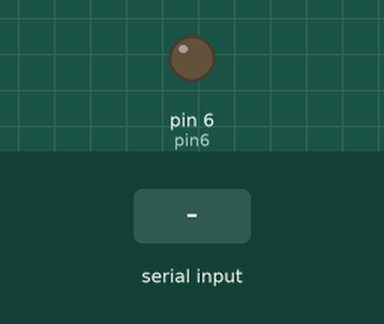
This sketch was run on a simulated Arduino Uno, built with avr-gcc and run on an emulated ATmega328P. On the bench: output pins drawn as LEDs (lit = HIGH). Inputs (shaded band) come from the test bench.

Above: at 1.2 s.
1.3 s: "1" received over Serial
At 2.4 s:
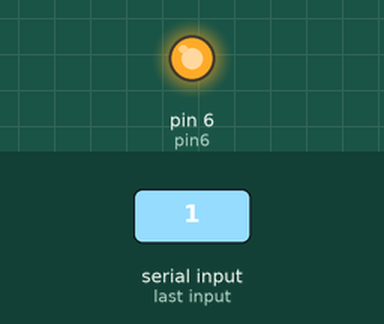
2.8 s: "0" received over Serial
At 3.5 s:
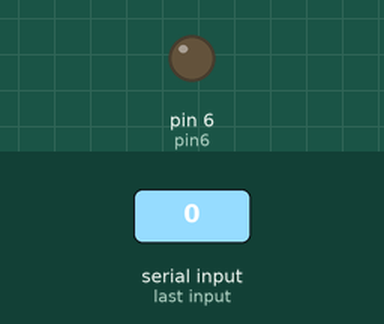
Timing chart, 0 to 5.8 s (numbered marks = the images above; inputs shaded):
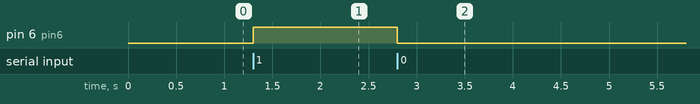

Measured:
- after the input at 1.3 s, pin 6 (pin6): LOW → HIGH at once
- after the input at 2.8 s, pin 6 (pin6): HIGH → LOW at once

The sketch:

keyboard-solenoid.ino
```cpp
const int pin6 = 6;

void setup() {
  pinMode(pin6, OUTPUT);
  digitalWrite(pin6, LOW);
  Serial.begin(115200);
}

void loop() {
  if (Serial.available() > 0) {
    char incoming = Serial.read();
    if (incoming == '1') {
      digitalWrite(pin6, HIGH);
    } else if (incoming == '0') {
      digitalWrite(pin6, LOW);
    }
  }
}
```
